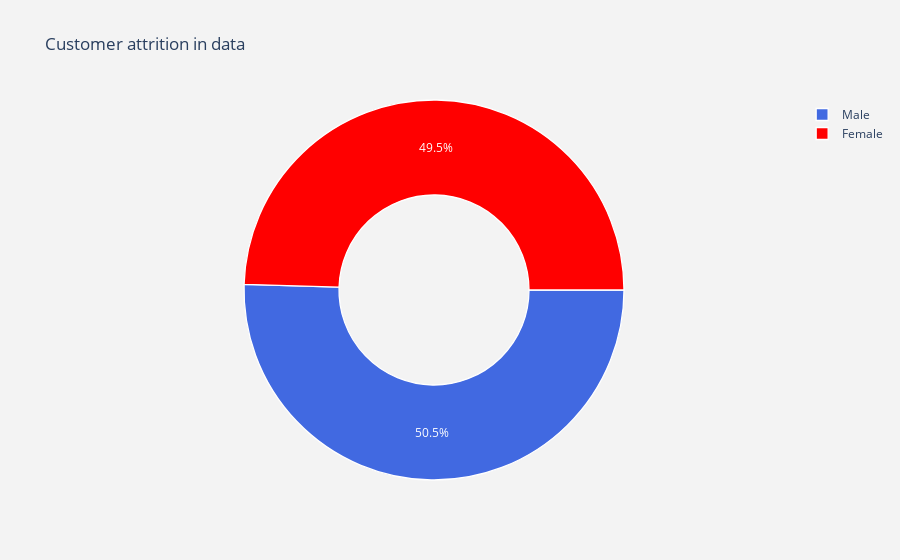

Write notebook code for a chart like this one.
### Markdown cell above
# Observation : Our customer base is pretty balanced though we have just a few more male customers over females

### Code cell
#labels
lab = df["gender"].value_counts().keys().tolist()
#values
val = df["gender"].value_counts().values.tolist()

trace = go.Pie(labels = lab ,
               values = val ,
               marker = dict(colors =  [ 'royalblue' ,'red'],
                             line = dict(color = "white",
                                         width =  1.3)
                            ),
               rotation = 90,
               hoverinfo = "label+value+text",
               hole = .5
              )
layout = go.Layout(dict(title = "Customer attrition in data",
                        plot_bgcolor  = "rgb(243,243,243)",
                        paper_bgcolor = "rgb(243,243,243)",
                       )
                  )

data = [trace]
fig = go.Figure(data = data,layout = layout)
py.iplot(fig)

### Figure 1 — Plotly figure (JSON) as saved in the notebook; plotly's stock layout.template omitted (floating-point values rounded to 4 significant figures)
{"data": [{"hole": 0.5, "hoverinfo": "label+value+text", "labels": ["Male", "Female"], "marker": {"colors": ["royalblue", "red"], "line": {"color": "white", "width": 1.3}}, "rotation": 90, "type": "pie", "values": [3555, 3488]}], "layout": {"paper_bgcolor": "rgb(243,243,243)", "plot_bgcolor": "rgb(243,243,243)", "title": {"text": "Customer attrition in data"}}}
